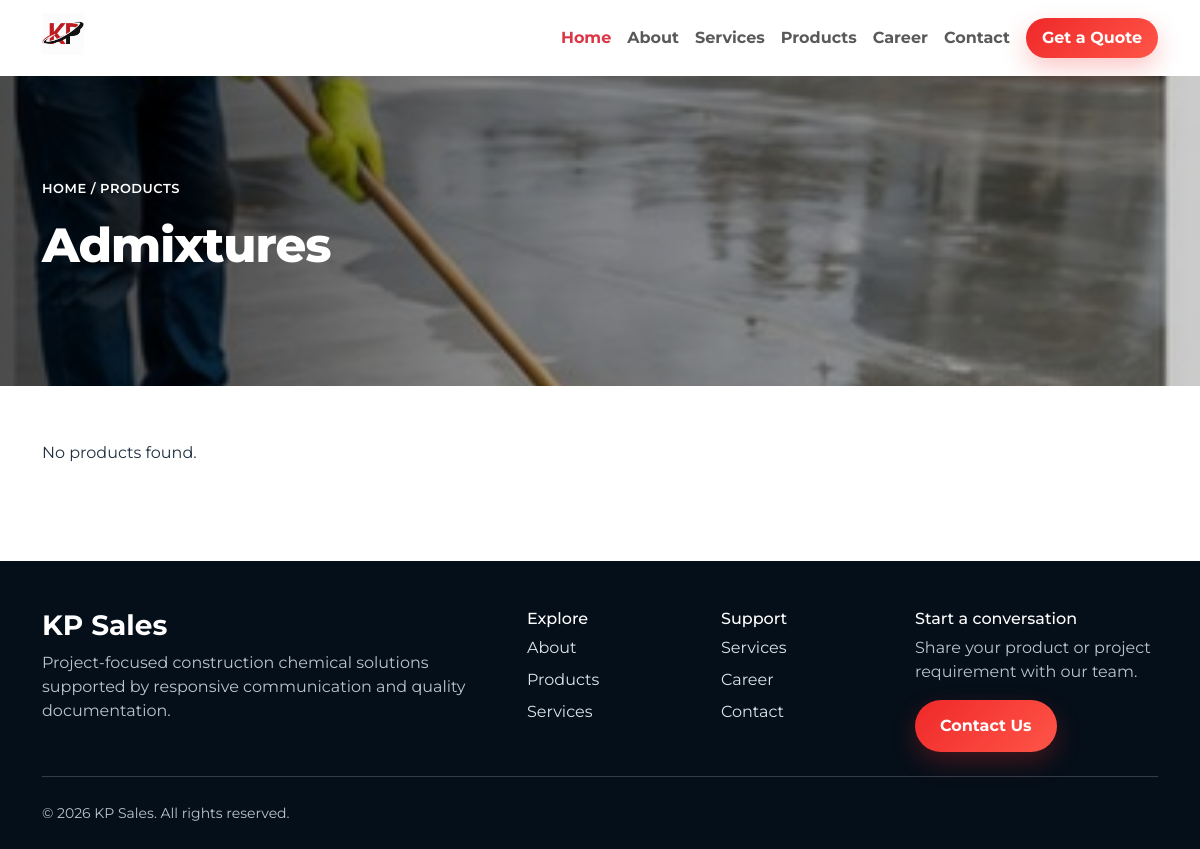
Page /product/Admixtures/ on the earlier database version.
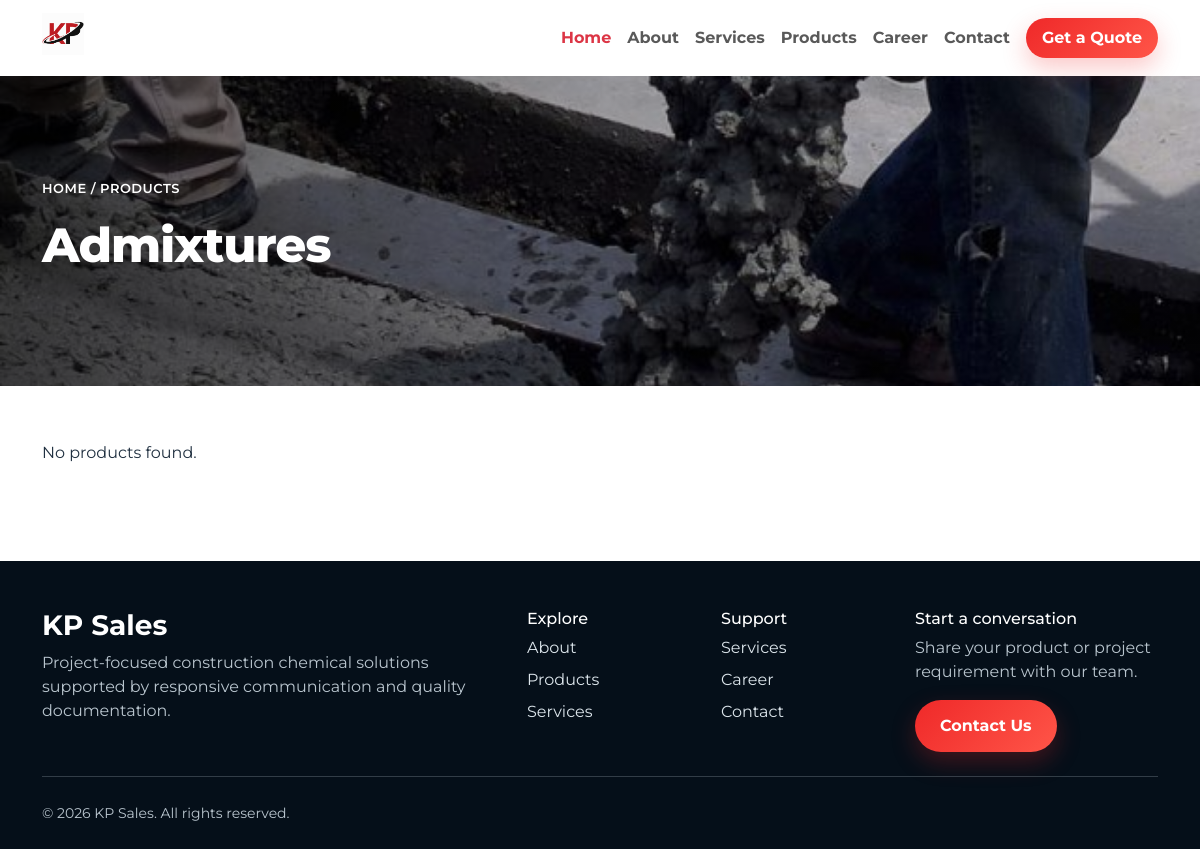
Same page on the later database version.
### home/models.py (models this page shows, shortened)
class ProductCategory(models.Model):
    name = models.CharField(max_length=200)
    slug = models.SlugField(
        max_length=220,
        null=True,
        blank=True
    )
    image = models.ImageField(
        upload_to="products/",
        blank=True,
        null=True
    )
    description = models.TextField(
        blank=True ,null=True )
    created_at = models.DateTimeField(
        auto_now_add=True
    )
    class Meta:
        ordering = ["id"]

### home/views.py (the view)
# urls.py: path('product/<slug:slug>/', product, name='product'),
def product(request,slug):
    products=request.GET.get('product')
    if products:
        pro=Product.objects.filter(name__exact=products)
        pro_slug=ProductCategory.objects.get(slug=slug)
        return render(request,'admixtures.html',{"pro":pro,'pro_slug':pro_slug})
    pro_slug=ProductCategory.objects.get(slug=slug)
    pro=Product.objects.filter(is_active=True,category=pro_slug.slug)
    return render(request,'admixtures.html',{"pro":pro,'pro_slug':pro_slug})

### templates/admixtures.html (shortened to what this page needs)
{% extends 'base.html' %}
{% block content %}
{% load static %}
<section class="category-banner" style="background-image: url('{{ pro_slug.image.url }}');">
    <div class="container">
        <div class="banner-content">
            <div class="breadcrumb-text">
                HOME / PRODUCTS
            </div>
            <h1 class="category-title">
                {{pro_slug.name}}
            </h1>
        </div>
    </div>
</section>
<section class="products-section">
    <div class="container">
        <div class="row">
            <div class="col-lg-8">
                <div class="product-list">
                     {% if pro %}
                    {% for item in pro %}
                    <article class="product-card {% if item.featured %} featured {% endif %}">
                        <div>
                            <h2 class="product-name">
                                {{item.name}}
                            </h2>
                            <div class="product-subtitle">
                                {{item.subtitle}}
                            </div>
                            <div class="product-description">
                                <p>
                                   {{item.description|safe}}
                                </p>
                            </div>
                        </div>
                        <div class="product-actions">
                            <a
                                href="{{item.tds_file.url}}"
                                class="download-btn">
                                <span>
                                    Download TDS
                                </span>
                                <i class="bi bi-arrow-down"></i>
                            </a>
                            <a
                                href="{{item.msds_file.url}}"
                                class="download-btn">
                                <span>
                                    Download MSDS
                                </span>
                                <i class="bi bi-arrow-down"></i>
                            </a>
                        </div>
                    </article>
                    {% endfor %}
                    {% else %}
                        <p>No products found.</p>
                    {% endif %}
                </div>
            </div>
        </div>
    </div>
</section>
{% endblock %}

### templates/base.html (shortened to what this page needs)
{% load static %}
<!doctype html>
<html lang="en">
<head>
    <link href="https://cdn.jsdelivr.net/npm/bootstrap@5.3.3/dist/css/bootstrap.min.css" rel="stylesheet">
    <link href="{% static 'assets/style.css' %}" rel="stylesheet">
<link rel="stylesheet"
      href="https://cdn.jsdelivr.net/npm/bootstrap-icons@1.11.3/font/bootstrap-icons.min.css">
</head>
<body>
     {% include 'partials/navbar.html' %}
    <main>
        {% block content %}
        {% endblock %}
    </main>
    {% include 'partials/footer.html' %}
</body>
</body>
</html>

### templates/partials/navbar.html (shortened to what this page needs)
{% load static %}
  <nav class="navbar navbar-expand-lg navbar-light sticky-top">
        <div class="container"><a class="navbar-brand" href="index.html"><span class="brand"><img class="navbar-logo" src="{% static 'assets/img/logo.png' %}" width="100px"></a>
            <div class="collapse navbar-collapse" id="menu">
                <ul class="navbar-nav ms-auto align-items-lg-center">
                    <li class="nav-item"><a class="nav-link active text-danger" href="{% url 'home' %}">Home</a></li>
                    <li class="nav-item"><a class="nav-link " href="{% url 'about' %}">About</a></li>
                    <li class="nav-item"><a class="nav-link " href="{% url 'services' %}">Services</a></li>
                    <li class="nav-item"><a class="nav-link " href="{% url 'allproduct' %}">Products</a></li>
                    <li class="nav-item"><a class="nav-link " href="{% url 'career' %}">Career</a></li>
                    <li class="nav-item"><a class="nav-link " href="{% url 'contact' %}">Contact</a></li>
                    <li class="nav-item ms-lg-2"><a class="btn btn-premium py-2 px-3" href="contact.html">Get a
                            Quote</a></li>
                </ul>
            </div>
        </div>
    </nav>

### templates/partials/footer.html
   <footer class="footer pt-5 pb-4">
        <div class="container">
            <div class="row g-5">
                <div class="col-lg-5">
                    <h3 class="text-white fw-bold">KP Sales</h3>
                    <p>Project-focused construction chemical solutions supported by responsive communication and quality
                        documentation.</p>
                </div>
                <div class="col-6 col-lg-2">
                    <h6 class="text-white">Explore</h6><a class="d-block mb-2" href="about.html">About</a><a
                        class="d-block mb-2" href="products.html">Products</a><a class="d-block"
                        href="services.html">Services</a>
                </div>
                <div class="col-6 col-lg-2">
                    <h6 class="text-white">Support</h6><a class="d-block mb-2" href="quality.html">Services</a><a
                        class="d-block mb-2" href="career.html">Career</a><a class="d-block"
                        href="contact.html">Contact</a>
                </div>
                <div class="col-lg-3">
                    <h6 class="text-white">Start a conversation</h6>
                    <p>Share your product or project requirement with our team.</p><a class="btn btn-premium"
                        href="contact.html">Contact Us</a>
                </div>
            </div>
            <hr class="my-4"><small>© 2026 KP Sales. All rights reserved.</small>
        </div>
    </footer>

### static/assets/style.css (style rules this page uses)
:root { --navy: #071a2b; --navy2: #0d2940; --red: #e31b23; --gold: #f5b942; --light: #f5f8fb; --text: #203040 }
* { box-sizing: border-box }
html { scroll-behavior: smooth }
body { font-family: 'Montserrat', sans-serif; color: var(--text); overflow-x: hidden }
.navbar { backdrop-filter: blur(16px); background: rgba(255, 255, 255, .93) !important }
.navbar-brand { font-weight: 900; letter-spacing: .4px }
.brand { display: inline-grid; place-items: center; width: 42px; height: 42px; background: linear-gradient(135deg, var(--red), #ff6a4d); color: #fff; border-radius: 12px; margin-right: 8px }
.nav-link { font-weight: 650 }
.btn-premium { border: 0; background: linear-gradient(135deg, var(--red), #ff6248); color: white; padding: 14px 24px; border-radius: 50px; font-weight: 800; box-shadow: 0 12px 30px rgba(227, 27, 35, .24); transition: .3s }
.footer { background: #050f19; color: #b9c5ce }
.footer a { color: #dce5eb; text-decoration: none }
.navbar-logo { width: 200px; height: auto; max-width: 100%; object-fit: contain; display: block; }
.btn-premium { background: linear-gradient( 135deg, #ef2929, #ff5548 ); color: #fff !important; border: 0; border-radius: 50px; padding: 14px 25px; font-weight: 700; white-space: nowrap; box-shadow: 0 10px 25px rgba(239, 41, 41, .25); transition: all .3s ease; }

### templates/admixtures.html (style rules this page uses)
.category-banner { height: 310px; position: relative; background-size: cover; background-position: center; display: flex; align-items: center; }
.category-banner::before { content: ""; position: absolute; inset: 0; background: linear-gradient( 90deg, rgba(0,0,0,.70), rgba(0,0,0,.35), rgba(0,0,0,.20) ); }
.banner-content { position: relative; z-index: 2; color: #fff; }
.breadcrumb-text { font-size: 13px; font-weight: 600; margin-bottom: 18px; letter-spacing: .5px; }
.category-title { font-size: 48px; font-weight: 800; letter-spacing: -1px; }
.products-section { padding: 55px 0 80px; }
.product-list { padding-right: 15px; }

Differences in the rows shown:
changed ProductCategory "Admixtures": image: a different picture
